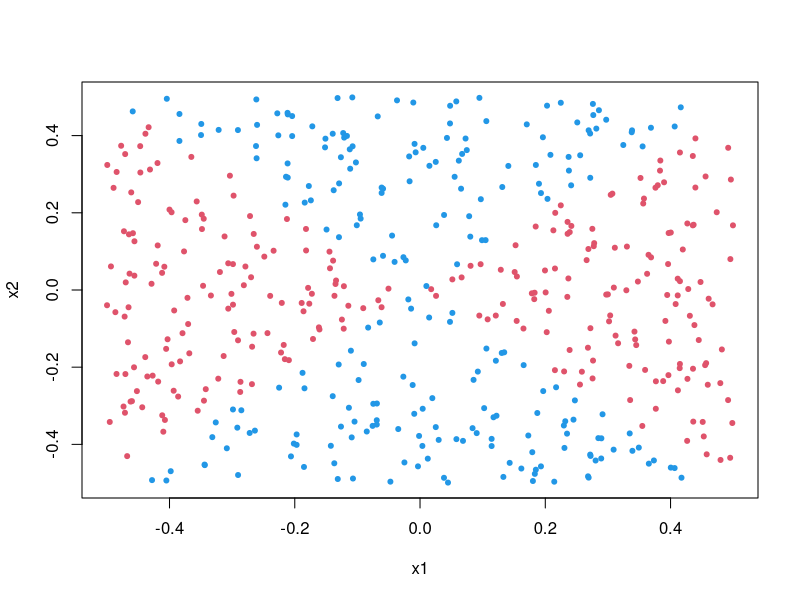
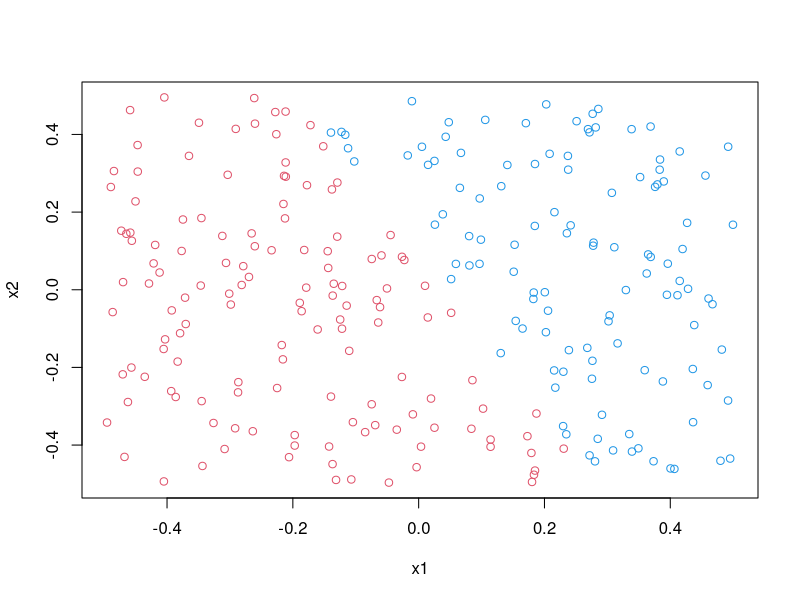
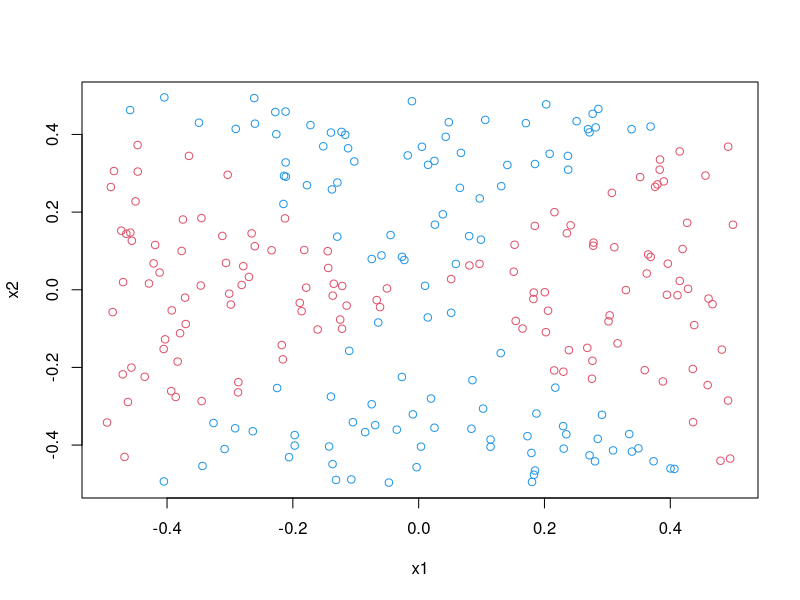
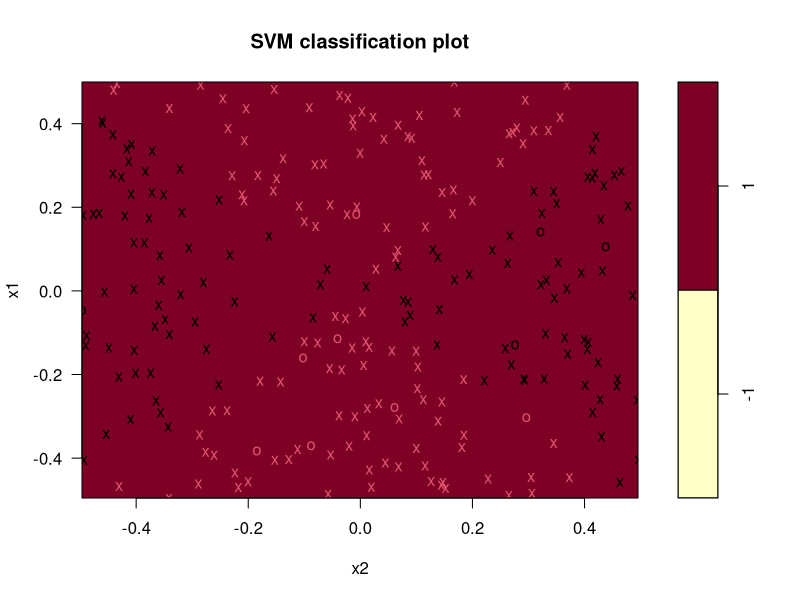
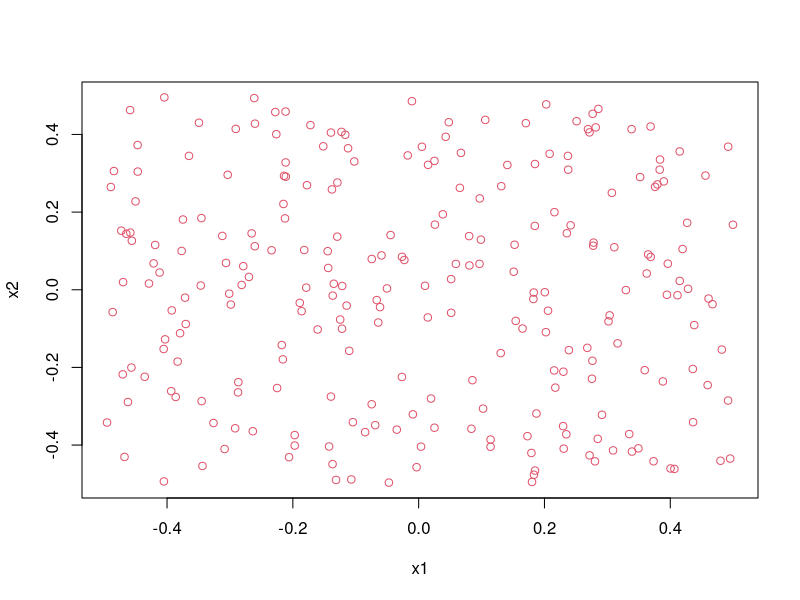
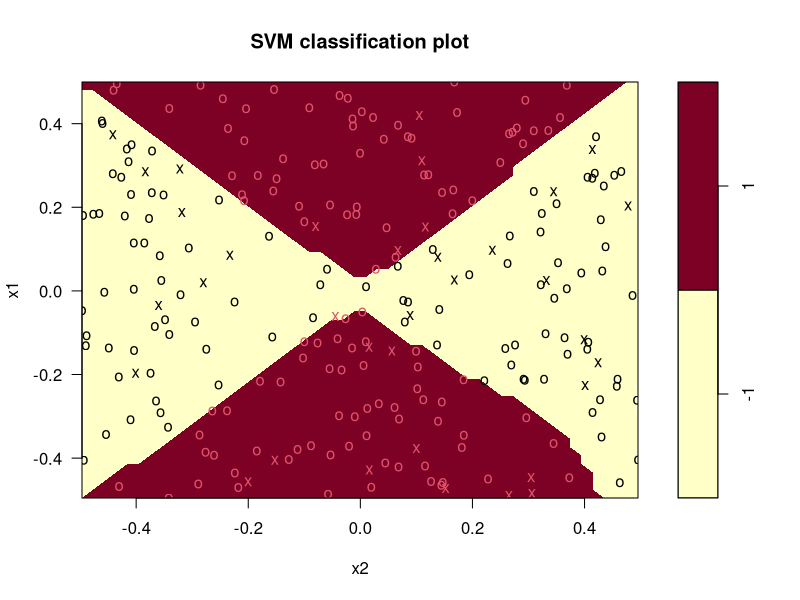
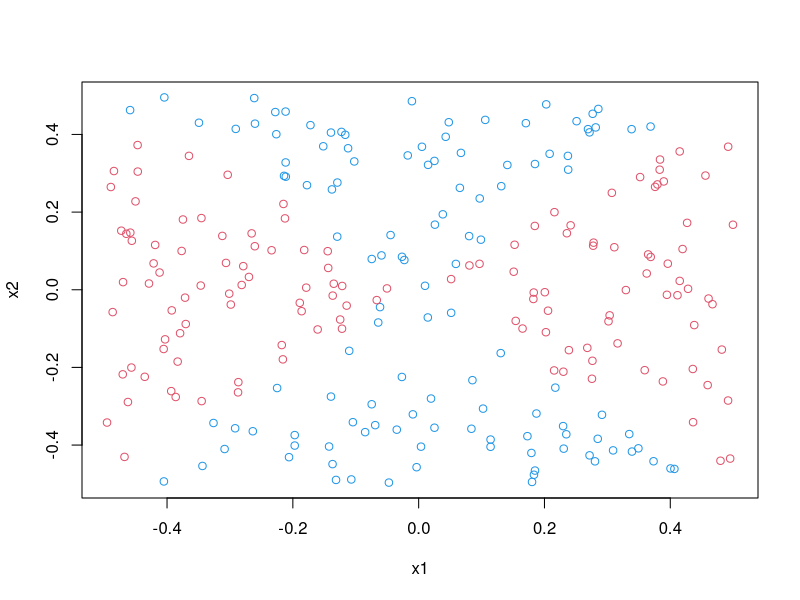

The R source for these figures, in order:
## ---- chunk 1
require(glmnet)
require(e1071)
set.seed(421)
## ---- chunk 2
n<-500
p<-2
x1<-runif(n)-0.5
x2<-runif(n)-0.5
y<- (x1^2 - x2^2 >0) 
yy<-rep(-1,length(y))
yy[which(y==T)] <- 1

dat <- data.frame(x1,x2,y=as.factor(yy) )

## ---- chunk 3
plot(x1,x2,col=(3-yy),pch=20)
## ---- chunk 4
train <- sample(n, n/2)
test <- (1:n)[-train]
dat_train <- dat[train,]
dat_test <- dat[test,]
fit_logi <- glm(y~., data=dat, family=binomial)
## ---- chunk 5
yhat <- predict(fit_logi, dat_train, type="response")

ypred <- rep(-1, length(yhat))
ypred[which(yhat>0.528)] <- 1  # median from summary(yhat)

#we obtain a a linear boundary
plot(as.matrix(dat_train[,1:2]), col=(3-ypred) )
## ---- chunk 6
fit_logi_nl <-glm(y ~ poly(x1,2) + poly(x2,2) + I(x1*x2) , data=dat, family=binomial)
## ---- chunk 7
yhat <- predict(fit_logi_nl, dat_train, type="response")
ypred <- rep(-1, length(yhat))
ypred[which(yhat>0.5)] <- 1

##now we have a non-linear boundary
plot(as.matrix(dat_train[,1:2]), col=(3-ypred) )


cm <- table(predict=ypred, truth=dat_train$y)
print(cm)
lbl <- "logistic on non-linear x1 and x2,  train error"
print(paste(lbl, 1 - sum(diag(cm))/sum(cm) ))

## ---- chunk 8
cst <-10
svmfit <- svm(y ~ . , data=dat, kernel="linear",cost=cst)

#boundary
plot(svmfit, dat_train, main="train")

yhat <- predict(svmfit, dat_train)
ypred <- rep(-1, length(yhat))
ypred[which(yhat=="1")] <- 1

plot(as.matrix(dat_train[,1:2]), col=(3-ypred) )

## ---- chunk 9
svmfit <- svm(y ~ . , data=dat, kernel="radial",cost=cst, gamma=1)

plot(svmfit, dat_train, main="train")

yhat <- predict(svmfit, dat_train)
ypred <- rep(-1, length(yhat))
ypred[which(yhat=="1")] <- 1

plot(as.matrix(dat_train[,1:2]), col=(3-ypred) )

cm <- table(predict=ypred, truth=dat_train$y)
print(cm)
lbl <- "svm non-linear kernel,  train error"
print(paste(lbl, 1 - sum(diag(cm))/sum(cm) ))
